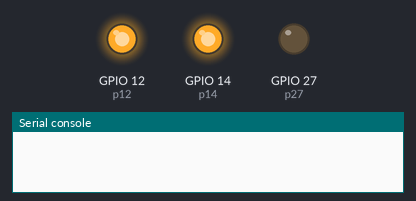
Recording of a program running on a simulated ESP32 board running MicroPython. Shown: output pins drawn as LEDs (lit = HIGH), the last lines printed to the serial console. WiFi joins after 1.5 s; a WiFi scan finds one network, HomeNet. At 4.0 s the program stops and its outputs stay as they are.

Above: at 0.1 s.
At 4.1 s:
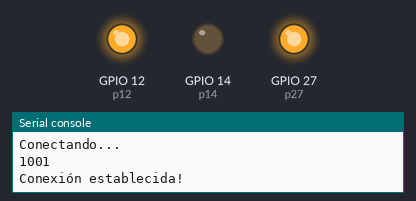
Timing chart, 0 to 5.5 s (numbered marks = the images above):
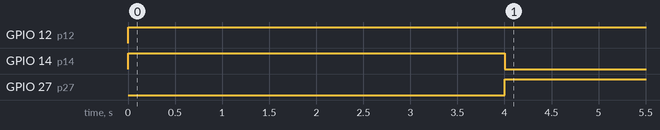

The program:

main.py
```python
from machine import Pin
import network
import time

SSID = 'COLOCA LA SSID de tu red'
PWD = 'COLOCA LA PASSWORD'

p27 = Pin(27, Pin.OUT)
p12 = Pin(12, Pin.OUT)
p14 = Pin(14, Pin.OUT)

p27.off()
p12.on()
p14.on()

wlan = network.WLAN(network.STA_IF) # create station interface
wlan.active(True)       # activate the interface
wifiList = wlan.scan()             # scan for access points

print('Redes disponibles-----------------------------------------------------------------')
for item in wifiList:
    print('Red:' + str(item[0]) + ' Canal :' + str(item[2]) + ' Señal: ' + str(item[3]) )
print('----------------------------------------------------------------------------------')

def wifiConnect():
    while not wlan.isconnected():
        print('Conectando...')
        print(wlan.status())
        if wlan.status() == 1001:
            pass
        else:
            wlan.connect(SSID, PWD) # connect to an AP
        time.sleep(1)
    p14.off()
    p27.on()
    p12.on()
    print('Conexión establecida!')

if not wlan.isconnected():      # check if the station is connected to an AP
    wifiConnect()
else:
    p14.off()
    p27.on()
    p12.on()

wlan.ifconfig()         # get the interface's IP/netmask/gw/DNS addresses
```

Measured:
- by itself, GPIO 12 (p12): LOW → HIGH at 0.00 s
- by itself, GPIO 14 (p14): LOW → HIGH at 0.00 s, → LOW 4.0 s later
- by itself, GPIO 27 (p27): LOW → HIGH at 4.0 s
